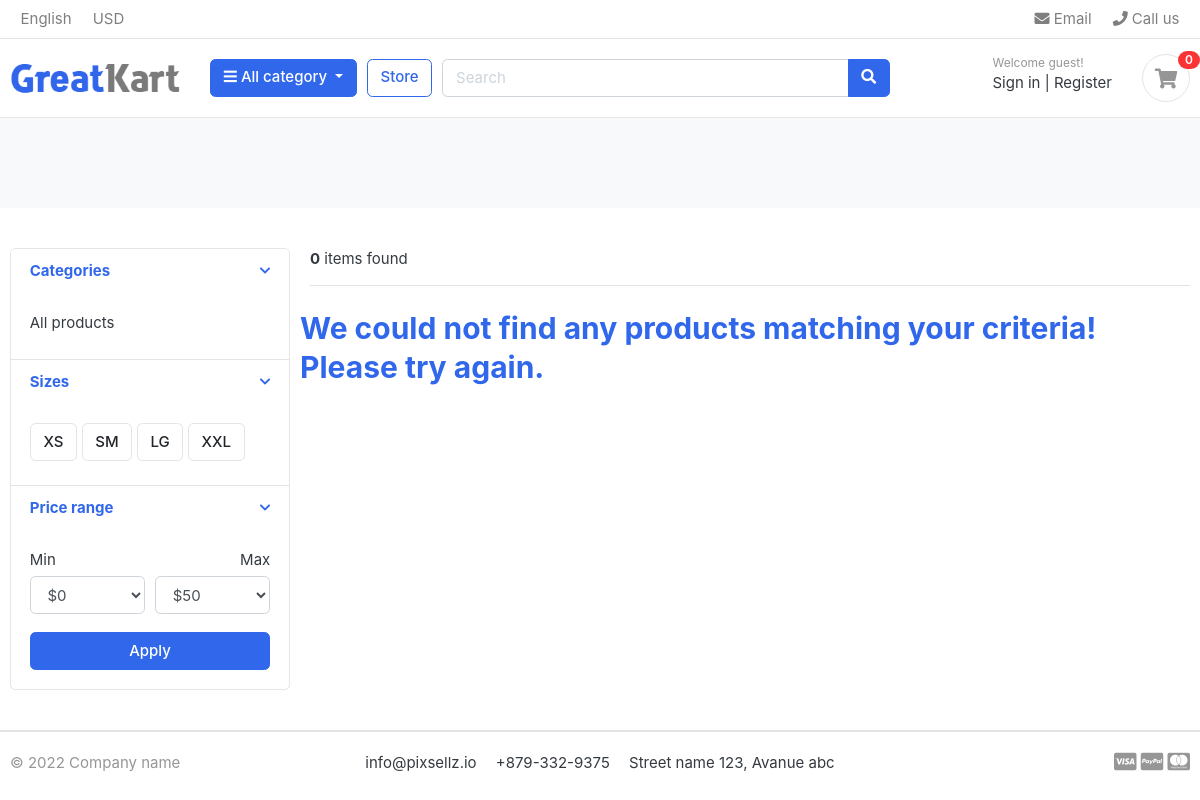
Page /store/ on the earlier database version.
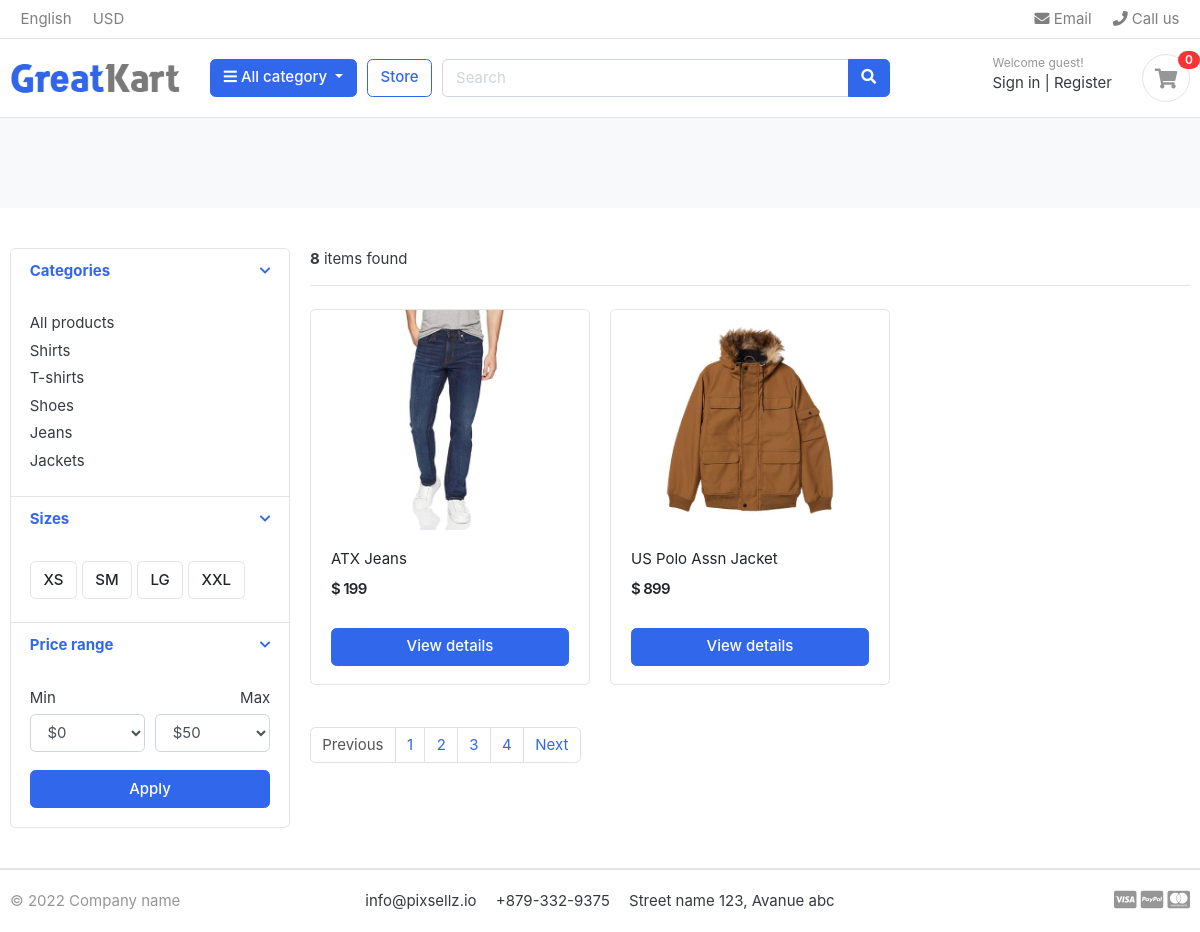
Same page on the later database version.
### category/models.py (models this page shows, shortened)
class Category(models.Model):
    category_name = models.CharField(max_length=50, unique=True)
    slug = models.SlugField(max_length=100, unique=True)
    description = models.TextField(max_length=255, blank=True)
    cat_image = models.ImageField(upload_to="photos/categories", blank=True)
    class Meta:
        verbose_name = "category"
        verbose_name_plural = "categories"
    def get_url(self):
        return reverse("products_by_category", args=[self.slug])

### store/models.py (models this page shows, shortened)
class Product(models.Model):
    product_name = models.CharField(max_length=200, unique=True)
    slug = models.SlugField(max_length=200, unique=True)
    description = models.TextField(max_length=500, blank=True)
    price = models.IntegerField()
    images = models.ImageField(upload_to='photos/products')
    stock = models.IntegerField()
    is_available = models.BooleanField(default=True)
    category = models.ForeignKey(Category, on_delete=models.CASCADE)
    create_date = models.DateTimeField(auto_now_add=True)
    modified_date = models.DateTimeField(auto_now=True)
    def get_url(self):
        return reverse('product_detail', args=[self.category.slug, self.slug])

### store/views.py (the view)
# urls.py: path('store/', include('store.urls'), name="store"),
def store(request, category_slug=None):
    categories = None
    products = None
    if category_slug != None:
        categories = get_object_or_404(Category, slug=category_slug)
        products = Product.objects.filter(category=categories, is_available=True)
        paginator = Paginator(products, per_page=1)
        page = request.GET.get("page")
        paged_products = paginator.get_page(page)
        product_count = products.count()
    else:
        products = Product.objects.all().filter(is_available=True).order_by("id")
        paginator = Paginator(products, per_page=2)
        page = request.GET.get("page")
        paged_products = paginator.get_page(page)
        product_count = products.count()
    context = {
        "products": paged_products,
        "product_count": product_count,
    }
    return render(request, "store/store.html", context)

### carts/context_processors.py (called while the page is built)
def counter_cart(request):
    cart_count = 0
    if 'admin' in request.path:
        return {}
    else:
        try:
            cart = Cart.objects.filter(cart_id=_cart_id(request))
            if request.user.is_authenticated:
                cart_items = CartItem.objects.all().filter(user=request.user)
            else:
                cart_items = CartItem.objects.all().filter(cart=cart[:1])
            for cart_item in cart_items:
                cart_count = cart_count + cart_item.quantity
        except Cart.DoesNotExist:
            cart_count = 0
    return dict(cart_count=cart_count)

### carts/views.py (called while the page is built)
def _cart_id(request):
    cart = request.session.session_key
    if not cart:
        cart = request.session.create()
    return cart

### category/context_processors.py (called while the page is built)
def menu_links(request):
    links = Category.objects.all()
    return dict(links=links)

### templates/store/store.html (shortened to what this page needs)
{% extends "base.html" %}
{% load static %}
{% block content %}
    <section class="section-pagetop bg">
    </section>
    <section class="section-content padding-y">
<div class="container">
<div class="row">
	<aside class="col-md-3">
<div class="card">
	<article class="filter-group">
		<header class="card-header">
			<a href="#" data-toggle="collapse" data-target="#collapse_1" aria-expanded="true" class="">
				<i class="icon-control fa fa-chevron-down"></i>
				<h6 class="title">Categories</h6>
			</a>
		</header>
		<div class="filter-content collapse show" id="collapse_1" style="">
			<div class="card-body">
				<ul class="list-menu">
                    <li><a href="{% url "store" %}">All products</a></li>
                    {% for category in links %}
				<li><a href="{{ category.get_url }}">{{ category.category_name }}</a></li>
                    {% endfor %}
				</ul>
			</div>
		</div>
	</article>
	<article class="filter-group">
		<header class="card-header">
			<a href="#" data-toggle="collapse" data-target="#collapse_4" aria-expanded="true" class="">
				<i class="icon-control fa fa-chevron-down"></i>
				<h6 class="title">Sizes </h6>
			</a>
		</header>
		<div class="filter-content collapse show" id="collapse_4" style="">
			<div class="card-body">
			  <label class="checkbox-btn">
			    <span class="btn btn-light"> XS </span>
			  </label>
			  <label class="checkbox-btn">
			    <span class="btn btn-light"> SM </span>
			  </label>
			  <label class="checkbox-btn">
			    <span class="btn btn-light"> LG </span>
			  </label>
			  <label class="checkbox-btn">
			    <span class="btn btn-light"> XXL </span>
			  </label>
		</div>
		</div>
	</article>
	<article class="filter-group">
		<header class="card-header">
			<a href="#" data-toggle="collapse" data-target="#collapse_3" aria-expanded="true" class="">
				<i class="icon-control fa fa-chevron-down"></i>
				<h6 class="title">Price range </h6>
			</a>
		</header>
		<div class="filter-content collapse show" id="collapse_3" style="">
			<div class="card-body">
				<div class="form-row">
				<div class="form-group col-md-6">
				  <label>Min</label>
				  	<select class="mr-2 form-control">
						<option value="0">$0</option>
					</select>
				</div>
				<div class="form-group text-right col-md-6">
				  <label>Max</label>
				  	<select class="mr-2 form-control">
						<option value="50">$50</option>
					</select>
				</div>
				</div>
				<button class="btn btn-block btn-primary">Apply</button>
			</div>
		</div>
	</article>
</div>
	</aside>
	<main class="col-md-9">
<header class="border-bottom mb-4 pb-3">
		<div class="form-inline">
                <span class="mr-md-auto"><b>{{ product_count }}</b> items found</span>
		</div>
</header>
<div class="row">
{% if products %}
    {% for product in products %}
	<div class="col-md-4">
		<figure class="card card-product-grid">
			<div class="img-wrap">
                <a href="{{ product.get_url }} "><img src="{{ product.images.url }}"></a>
			</div>
			<figcaption class="info-wrap">
				<div class="fix-height">
					<a href="{{ product.get_url }}" class="title">{{ product.product_name }}</a>
					<div class="price-wrap mt-2">
						<span class="price">$ {{ product.price }}</span>
					</div>
				</div>
                    <a href="{{ product.get_url }}" class="btn btn-block btn-primary">View details </a>
			</figcaption>
		</figure>
	</div>
    {% endfor %}
{% else %}
    <div>
        <h2 class="text-primary">We could not find any products matching your criteria!<br>
        Please try again.
        </h2>
    </div>
{% endif %}
</div>
<nav class="mt-4" aria-label="Page navigation sample">
    {% if products.has_other_pages %}
      <ul class="pagination">
            {% if products.has_previous %}
                <li class="page-item"><a class="page-link" href="?page={{ products.previous_page_number }}">Previous</a></li>
            {% else %}
                 <li class="page-item disabled"><a class="page-link" href="#">Previous</a></li>
            {% endif %}
          {% for i in products.paginator.page_range %}
              {% if product.number == i %}
                    <li class="page-item active"><a class="page-link" href="#">{{ i }}</a></li>
              {% else %}
                  <li class="page-item"><a class="page-link" href="?page={{ i }}">{{ i }}</a></li>
              {% endif %}
          {% endfor %}
            {% if products.has_next %}
                    <li class="page-item"><a class="page-link" href="?page={{ products.next_page_number }}">Next</a></li>
            {% else %}
                     <li class="page-item disabled"><a class="page-link" href="#">Next</a></li>
            {% endif %}
      </ul>
    {% endif %}
</nav>
	</main>
</div>
</div>
</section>
{% endblock %}

### templates/base.html (shortened to what this page needs)
{% load static %}
<!DOCTYPE HTML>
<html lang="en">
<head>
<link href="{% static 'css/bootstrap.css' %}" rel="stylesheet" type="text/css"/>
<link href="{% static 'fonts/fontawesome/css/all.min.css' %}" type="text/css" rel="stylesheet">
<link href="{% static 'css/ui.css'%}" rel="stylesheet" type="text/css"/>
<link href="{% static 'css/responsive.css' %}" rel="stylesheet" media="only screen and (max-width: 1200px)" />
</head>
<body>
{% include 'includes/navbar.html' %}
{% block content %}
{% endblock %}
{% include 'includes/footer.html' %}

### templates/includes/navbar.html (shortened to what this page needs)
{% load static %}
<header class="section-header">
<nav class="navbar p-md-0 navbar-expand-sm navbar-light border-bottom">
<div class="container">
  <div class="collapse navbar-collapse" id="navbarTop4">
    <ul class="navbar-nav mr-auto">
    	<li class="nav-item dropdown">
		 	<a href="#" class="nav-link">   English </a>
		</li>
		<li class="nav-item dropdown">
			<a href="#" class="nav-link"> USD </a>
		</li>
    </ul>
    <ul class="navbar-nav">
		<li><a href="#" class="nav-link"> <i class="fa fa-envelope"></i> Email </a></li>
		<li><a href="#" class="nav-link"> <i class="fa fa-phone"></i> Call us </a></li>
	</ul>
  </div>
</div>
</nav>
<section class="header-main border-bottom">
	<div class="container">
<div class="row align-items-center">
	<div class="col-lg-2 col-md-3 col-6">
		<a href="{% url "home" %}" class="brand-wrap">
			<img class="logo" src="{% static 'images/logo.png' %}">
		</a>
	</div>
	<div class="col-lg col-sm col-md col-6 flex-grow-0">
		<div class="category-wrap dropdown d-inline-block float-right">
			<button type="button" class="btn btn-primary dropdown-toggle" data-toggle="dropdown">
				<i class="fa fa-bars"></i> All category
			</button>
		</div>
	</div>
	<a href="{% url "store" %}" class="btn btn-outline-primary">Store</a>
	<div class="col-lg  col-md-6 col-sm-12 col">
		<form action="{% url "search" %}" class="search" method="get">
			<div class="input-group w-100">
			    <input type="text" class="form-control" style="width:60%;" placeholder="Search" name="keyword">
			    <div class="input-group-append">
			      <button class="btn btn-primary" type="submit">
			        <i class="fa fa-search"></i>
			      </button>
			    </div>
		    </div>
		</form>
	</div>
	<div class="col-lg-3 col-sm-6 col-8 order-2 order-lg-3">
				<div class="d-flex justify-content-end mb-3 mb-lg-0">
                    {% if user.id is None %}
					<div class="widget-header">
						<small class="title text-muted">Welcome guest!</small>
						<div>
							<a href="{% url "login" %}">Sign in</a> <span class="dark-transp"> | </span>
							<a href="{% url "register" %}"> Register</a>
						</div>
					</div>
                    {% endif %}
					<a href="{% url "cart" %}" class="widget-header pl-3 ml-3">
						<div class="icon icon-sm rounded-circle border"><i class="fa fa-shopping-cart"></i></div>
						<span class="badge badge-pill badge-danger notify">{{ cart_count }}</span>
					</a>
				</div>
			</div>
</div>
	</div>
</section>
</header>

### templates/includes/footer.html
<footer class="section-footer border-top">
	<div class="container">
		<section class="footer-bottom border-top row">
			<div class="col-md-2">
				<p class="text-muted"> &copy 2022 Company name </p>
			</div>
			<div class="col-md-8 text-md-center">
				<span  class="px-2">info@pixsellz.io</span>
				<span  class="px-2">+879-332-9375</span>
				<span  class="px-2">Street name 123, Avanue abc</span>
			</div>
			<div class="col-md-2 text-md-right text-muted">
				<i class="fab fa-lg fa-cc-visa"></i>
				<i class="fab fa-lg fa-cc-paypal"></i>
				<i class="fab fa-lg fa-cc-mastercard"></i>
			</div>
		</section>
	</div>
</footer>

### static/css/ui.css (style rules this page uses)
html { font-family: "Inter", sans-serif; font-size: 15px; }
.img-wrap { text-align: center; display: block; }
.img-wrap img { max-width: 100%; }
.price-wrap { letter-spacing: -0.7px; }
.icon-xs, .icon-sm, .icon-md, .icon-lg { display: inline-block; text-align: center; flex-shrink: 0; flex-grow: 0; }
.icon-sm { width: 48px; height: 48px; line-height: 48px !important; font-size: 20px; }
.padding-y { padding-top: 40px; padding-bottom: 40px; }
figure { margin-bottom: 0; }
article:after, .form-group:after { display: block; clear: both; content: ""; }
.bg { background-color: #f8f9fa; }
p:last-child { margin-bottom: 0; }
.header-main { position: relative; padding-top: 1rem; padding-bottom: 1rem; }
.brand-wrap .logo, .navbar-brand .logo { margin-right: 7px; max-height: 42px; display: inline-block; }
.widget-header { display: inline-block; vertical-align: middle; position: relative; }
.widget-header a { color: #343a40; }
.widget-header i { color: #969696; }
.widget-header .title { display: block; }
.widget-header .notify { position: absolute; top: -3px; right: -10px; }
.footer-bottom { padding-top: 20px; padding-bottom: 20px; }
.btn-light { background-color: #fff; border-color: #e4e4e4; }
[class*=list-] li:after { visibility: hidden; display: block; content: ""; overflow: hidden; height: 0; clear: both; }
.list-menu { list-style: none; margin: 0; padding-left: 0; }
.list-menu li { margin-bottom: 5px; }
.list-menu a { color: #343a40; }
[class*=card-product] a.title { color: #212529; display: block; }
[class*=card-product] .img-wrap { overflow: hidden; position: relative; }
[class*=card-product] .img-wrap img { height: 100%; max-width: 100%; width: auto; display: inline-block; -o-object-fit: cover; object-fit: cover; }
.card-product-grid { margin-bottom: 20px; }
.card-product-grid .img-wrap { border-radius: 0.2rem 0.2rem 0 0; height: 220px; }
.card-product-grid .info-wrap { overflow: hidden; padding: 18px 20px; }
.card-product-grid .fix-height { height: 80px; overflow: hidden; }
.card .img-wrap { overflow: hidden; }
.notify { position: absolute; top: -4px; right: -10px; display: inline-block; padding: 0.25em 0.6em; font-size: 12px; line-height: 1; text-align: center; border-radius: 3rem; color: #fff; background-color: #fa3434; }
.price { font-weight: 600; color: #212529; }
.icon-control { margin-top: 5px; float: right; font-size: 80%; }
.card-header .title { margin-bottom: 0; line-height: 1.5; }
.filter-group { border-bottom: 1px solid #e4e4e4; }
.filter-group .card-header { border-bottom: 0; }
.filter-group:last-child { border-bottom: 0; }
.checkbox-btn { position: relative; }
.section-pagetop { padding: 45px 0; }

Differences in the rows shown:
added Category: category_name "Shirts"
added Category: category_name "T-shirts"
added Category: category_name "Shoes"
added Category: category_name "Jeans"
added Category: category_name "Jackets"
added Product: images (picture), product_name "ATX Jeans", price "199"
added Product: images (picture), product_name "US Polo Assn Jacket", price "899"
Other differences:
{{ product_count }}: "0" → "8"
text no longer shown: "We could not find any products matching your criteria! Please try again."
text now shown: "Previous Next"
new list line: "1"
new list line: "2"
new list line: "3"
new list line: "4"
